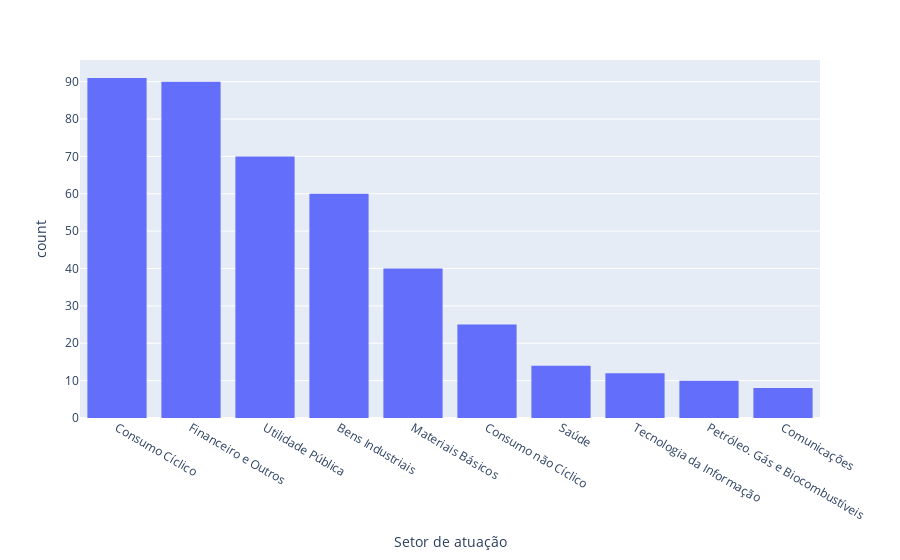

The notebook cell this image was saved under:
### Markdown cell above
Quantidade de empresas contidas na bolsa separadas por setor de atuação

### Code cell
px.histogram(df,x='Setor de atuação',).update_xaxes(categoryorder='total descending')

### Figure 1 — Plotly figure (JSON) as saved in the notebook; plotly's stock layout.template omitted (floating-point values rounded to 4 significant figures; data arrays with more than 128 entries replaced by an {"elided": "..."} marker saying what was removed)
{"data": [{"alignmentgroup": "True", "bingroup": "x", "hovertemplate": "Setor de atuação=%{x}<br>count=%{y}<extra></extra>", "legendgroup": "", "marker": {"color": "#636efa", "pattern": {"shape": ""}}, "name": "", "offsetgroup": "", "orientation": "v", "showlegend": false, "type": "histogram", "x": {"elided": "420 str values"}, "xaxis": "x", "yaxis": "y"}], "layout": {"barmode": "relative", "legend": {"tracegroupgap": 0}, "margin": {"t": 60}, "xaxis": {"anchor": "y", "categoryorder": "total descending", "domain": [0, 1], "title": {"text": "Setor de atuação"}}, "yaxis": {"anchor": "x", "domain": [0, 1], "title": {"text": "count"}}}}
